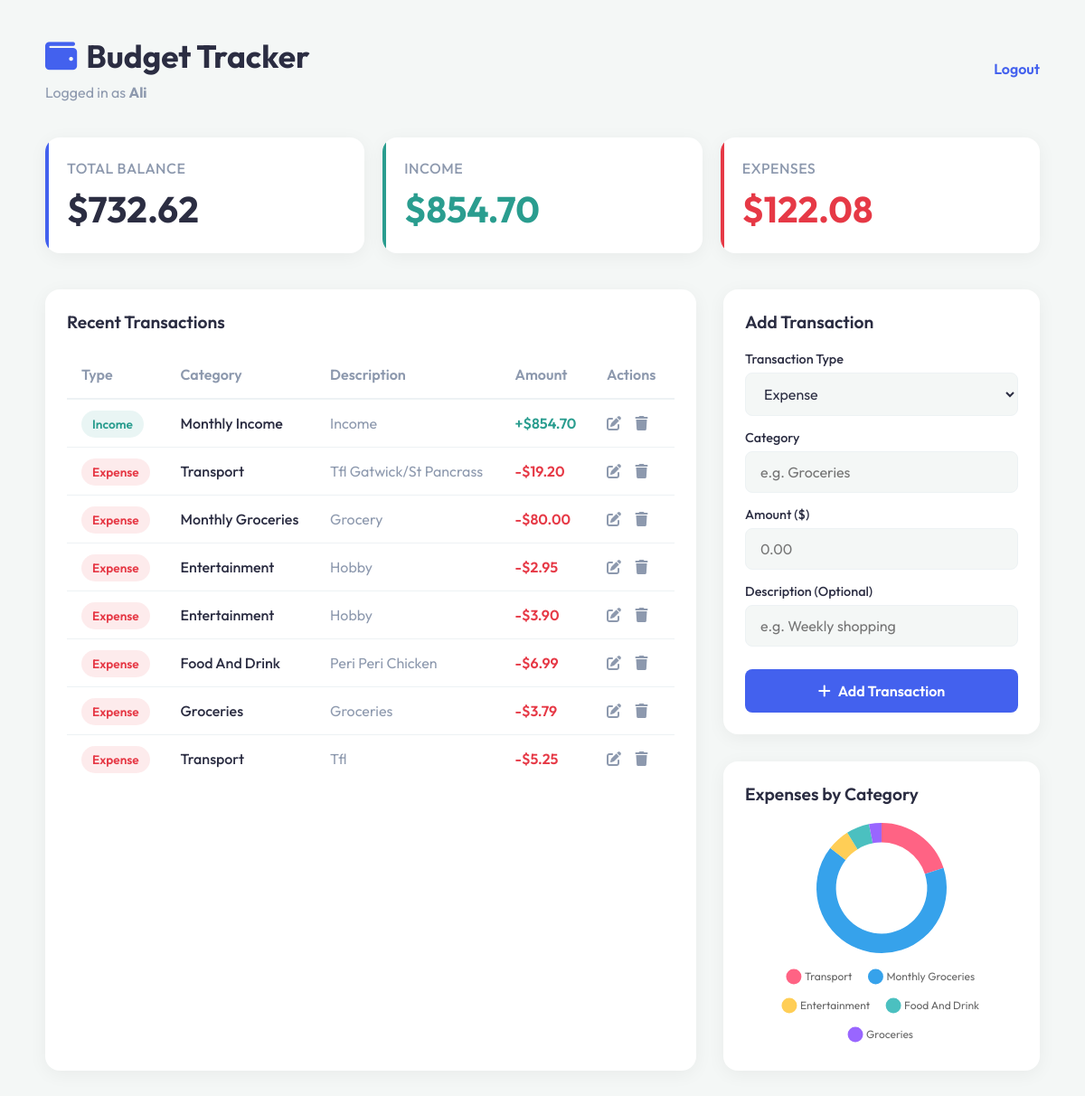
Screenshot of / (signed in) with the database file from the repository.
### app.py (models this page shows)
class Transaction(db.Model):
    id = db.Column(db.Integer, primary_key=True)
    type = db.Column(db.String(10), nullable=False)  # 'income' or 'expense'
    category = db.Column(db.String(50), nullable=False)
    amount = db.Column(db.Float, nullable=False)
    description = db.Column(db.String(200))
    user_id = db.Column(db.Integer, db.ForeignKey('user.id'), nullable=True)
    user = db.relationship('User', backref=db.backref('transactions', lazy=True))

### app.py (the view)
@app.route('/')
@login_required
def index():
    user_id = session['user_id']
    transactions = Transaction.query.filter_by(user_id=user_id).all()
    income = sum(t.amount for t in transactions if t.type == 'income')
    expenses = sum(t.amount for t in transactions if t.type == 'expense')
    balance = income - expenses
    from collections import defaultdict
    category_totals = defaultdict(float)
    for t in transactions:
        if t.type == 'expense':
            category_totals[t.category] += t.amount
    categories = list(category_totals.keys())
    amounts = list(category_totals.values())
    palette = [
        '#FF6384', '#36A2EB', '#FFCE56', '#4BC0C0', '#9966FF',
        '#FF9F40', '#C9CBCF', '#8BC34A', '#E91E63', '#00BCD4',
        '#9C27B0', '#FFEB3B', '#795548', '#607D8B', '#F44336'
    ]
    colors = [palette[i % len(palette)] for i in range(len(categories))]
    return render_template(
        'index.html',
        transactions=transactions,
        income=income,
        expenses=expenses,
        balance=balance,
        categories=categories,
        amounts=amounts,
        colors=colors,
        username=session.get('username')
    )

### app.py (called while the page is built)
def login_required(view):
    @wraps(view)
    def wrapped_view(**kwargs):
        if 'user_id' not in session:
            return redirect(url_for('login'))
        return view(**kwargs)
    return wrapped_view

### templates/index.html (shortened to what this page needs)
<!DOCTYPE html>
<html lang="en">
<head>
    <link rel="stylesheet" href="https://cdnjs.cloudflare.com/ajax/libs/font-awesome/6.4.0/css/all.min.css">
</head>
<body>
    <div class="container">
        <header>
            <div>
                <h1><i class="fa-solid fa-wallet" style="color: var(--primary); margin-right: 10px;"></i>Budget Tracker</h1>
                {% if username %}
                <p style="margin: 8px 0 0; color: var(--text-muted);">Logged in as <strong>{{ username }}</strong></p>
                {% endif %}
            </div>
            <div>
                <a href="/logout" style="font-weight: 600; color: var(--primary); text-decoration: none;">Logout</a>
            </div>
        </header>
        <div class="summary-cards">
            <div class="card balance">
                <div class="card-title">Total Balance</div>
                <div class="card-value">${{ '%.2f'|format(balance) }}</div>
            </div>
            <div class="card income">
                <div class="card-title">Income</div>
                <div class="card-value income-text">${{ '%.2f'|format(income) }}</div>
            </div>
            <div class="card expense">
                <div class="card-title">Expenses</div>
                <div class="card-value expense-text">${{ '%.2f'|format(expenses) }}</div>
            </div>
        </div>
        <div class="main-content">
            <div class="section-box table-container">
                <h3>Recent Transactions</h3>
                <table>
                    <thead>
                        <tr>
                            <th>Type</th>
                            <th>Category</th>
                            <th>Description</th>
                            <th>Amount</th>
                            <th>Actions</th>
                        </tr>
                    </thead>
                    <tbody>
                        {% for t in transactions %}
                        <tr>
                            <td><span class="badge {{ t.type }}">{{ t.type }}</span></td>
                            <td style="font-weight: 500;">{{ t.category }}</td>
                            <td style="color: var(--text-muted);">{{ t.description }}</td>
                            <td style="font-weight: 600; color: {% if t.type == 'income' %}var(--income){% else %}var(--expense){% endif %};">
                                {% if t.type == 'income' %}+{% else %}-{% endif %}${{ '%.2f'|format(t.amount) }}
                            </td>
                            <td class="actions">
                                <a href="/edit/{{ t.id }}" title="Edit"><i class="fa-solid fa-pen-to-square"></i></a>
                                <a href="/delete/{{ t.id }}" class="delete" title="Delete" onclick="return confirm('Delete this entry?');"><i class="fa-solid fa-trash"></i></a>
                            </td>
                        </tr>
                        {% else %}
                        <tr>
                            <td colspan="5" style="text-align: center; color: var(--text-muted); padding: 40px;">No transactions yet. Add one to get started!</td>
                        </tr>
                        {% endfor %}
                    </tbody>
                </table>
            </div>
            <div class="side-panel">
                <div class="section-box" style="margin-bottom: 30px;">
                    <h3>Add Transaction</h3>
                    <form action="/add" method="post">
                        <div class="input-group">
                            <label for="type">Transaction Type</label>
                            <select name="type" id="type" required>
                                <option value="expense" selected>Expense</option>
                            </select>
                        </div>
                        <div class="input-group">
                            <label for="category">Category</label>
                            <input type="text" name="category" id="category" placeholder="e.g. Groceries" required>
                        </div>
                        <div class="input-group">
                            <label for="amount">Amount ($)</label>
                            <input type="number" step="0.01" name="amount" id="amount" placeholder="0.00" required>
                        </div>
                        <div class="input-group">
                            <label for="description">Description (Optional)</label>
                            <input type="text" name="description" id="description" placeholder="e.g. Weekly shopping">
                        </div>
                        <button type="submit"><i class="fa-solid fa-plus" style="margin-right: 8px;"></i>Add Transaction</button>
                    </form>
                </div>
                <div class="section-box" id="chartBox">
                    <h3>Expenses by Category</h3>
                    <div class="chart-container">
                        <canvas id="pieChart"></canvas>
                    </div>
                </div>
            </div>
        </div>
    </div>
    <script>
        const categories = {{ categories|tojson }};
        const amounts = {{ amounts|tojson }};
        const colors = {{ colors|tojson }};
        if (categories.length > 0) {
            new Chart(document.getElementById('pieChart'), {
                type: 'doughnut',
                data: {
                    labels: categories,
                    datasets: [{
                        data: amounts,
                        backgroundColor: colors,
                        borderWidth: 0,
                        hoverOffset: 4
                    }]
                },
                options: {
                    responsive: true,
                    maintainAspectRatio: false,
                    cutout: '70%',
                    plugins: {
                        legend: {
                            position: 'bottom',
                            labels: {
                                font: {
                                    family: "'Outfit', sans-serif"
                                },
                                usePointStyle: true,
                                padding: 20
                            }
                        }
                    }
                }
            });
        } else {
            document.getElementById('chartBox').style.display = 'none';
        }
    </script>
</body>
</html>

### templates/index.html (style rules this page uses)
:root { --bg-color: #f4f7f6; --surface: #ffffff; --text-main: #2b2d42; --text-muted: #8d99ae; --primary: #4361ee; --primary-hover: #3a56d4; --income: #2a9d8f; --expense: #e63946; --border: #edf2f4; --shadow: rgba(0, 0, 0, 0.05) 0px 4px 20px; }
body { font-family: 'Outfit', sans-serif; background-color: var(--bg-color); color: var(--text-main); margin: 0; padding: 0; display: flex; justify-content: center; }
.container { max-width: 1100px; width: 100%; padding: 40px 20px; }
header { display: flex; justify-content: space-between; align-items: center; margin-bottom: 40px; }
h1 { font-size: 2.2rem; font-weight: 700; margin: 0; color: var(--text-main); }
.summary-cards { display: grid; grid-template-columns: repeat(auto-fit, minmax(300px, 1fr)); gap: 20px; margin-bottom: 40px; }
.card { background: var(--surface); border-radius: 16px; padding: 24px; box-shadow: var(--shadow); display: flex; flex-direction: column; position: relative; overflow: hidden; transition: transform 0.3s ease; }
.card::before { content: ''; position: absolute; top: 0; left: 0; width: 4px; height: 100%; }
.card.income::before { background-color: var(--income); }
.card.expense::before { background-color: var(--expense); }
.card.balance::before { background-color: var(--primary); }
.card-title { font-size: 1rem; color: var(--text-muted); font-weight: 500; margin-bottom: 10px; text-transform: uppercase; letter-spacing: 0.5px; }
.card-value { font-size: 2.5rem; font-weight: 700; }
.card-value.income-text { color: var(--income); }
.card-value.expense-text { color: var(--expense); }
.main-content { display: grid; grid-template-columns: 1fr 350px; gap: 30px; }
.section-box { background: var(--surface); border-radius: 16px; padding: 24px; box-shadow: var(--shadow); }
h3 { font-size: 1.2rem; font-weight: 600; margin-top: 0; margin-bottom: 20px; color: var(--text-main); }
form { display: flex; flex-direction: column; gap: 15px; }
.input-group { display: flex; flex-direction: column; gap: 6px; }
label { font-size: 0.9rem; font-weight: 500; color: var(--text-main); }
input, select { font-family: 'Outfit', sans-serif; font-size: 1rem; padding: 12px 16px; border: 1px solid var(--border); border-radius: 8px; background-color: var(--bg-color); color: var(--text-main); transition: border-color 0.3s ease, box-shadow 0.3s ease; }
button { font-family: 'Outfit', sans-serif; font-size: 1rem; font-weight: 600; padding: 14px; background-color: var(--primary); color: white; border: none; border-radius: 8px; cursor: pointer; transition: background-color 0.3s ease, transform 0.1s ease; margin-top: 10px; }
.table-container { overflow-x: auto; }
table { width: 100%; border-collapse: separate; border-spacing: 0; text-align: left; }
th { padding: 16px; font-weight: 600; color: var(--text-muted); border-bottom: 2px solid var(--border); }
td { padding: 16px; border-bottom: 1px solid var(--border); vertical-align: middle; }
tr:last-child td { border-bottom: none; }
tr { transition: background-color 0.2s ease; }
.badge { padding: 6px 12px; border-radius: 20px; font-size: 0.85rem; font-weight: 600; text-transform: capitalize; }
.badge.income { background-color: rgba(42, 157, 143, 0.1); color: var(--income); }
.badge.expense { background-color: rgba(230, 57, 70, 0.1); color: var(--expense); }
.actions a { color: var(--text-muted); text-decoration: none; margin-right: 12px; transition: color 0.2s ease; }
.chart-container { position: relative; height: 250px; width: 100%; display: flex; justify-content: center; }

### rows the page displays
Transaction: type "Income", category "Monthly Income", description "Income", amount "854.70"
Transaction: type "Expense", category "Transport", description "Tfl Gatwick/St Pancrass", amount "19.20"
Transaction: type "Expense", category "Monthly Groceries", description "Grocery", amount "80.00"
Transaction: type "Expense", category "Entertainment", description "Hobby", amount "2.95"
Transaction: type "Expense", category "Entertainment", description "Hobby", amount "3.90"
Transaction: type "Expense", category "Food And Drink", description "Peri Peri Chicken", amount "6.99"
Transaction: type "Expense", category "Groceries", description "Groceries", amount "3.79"
Transaction: type "Expense", category "Transport", description "Tfl", amount "5.25"

### other values shown
{{ username }} "Ali"
{{ '%.2f'|format(balance) }} "732.62"
{{ '%.2f'|format(income) }} "854.70"
{{ '%.2f'|format(expenses) }} "122.08"
chart data {{ categories|tojson }} ["Transport", "Monthly Groceries", "Entertainment", "Food And Drink", "Groceries"]
chart data {{ amounts|tojson }} [24.45, 80.0, 6.85, 6.99, 3.79]
